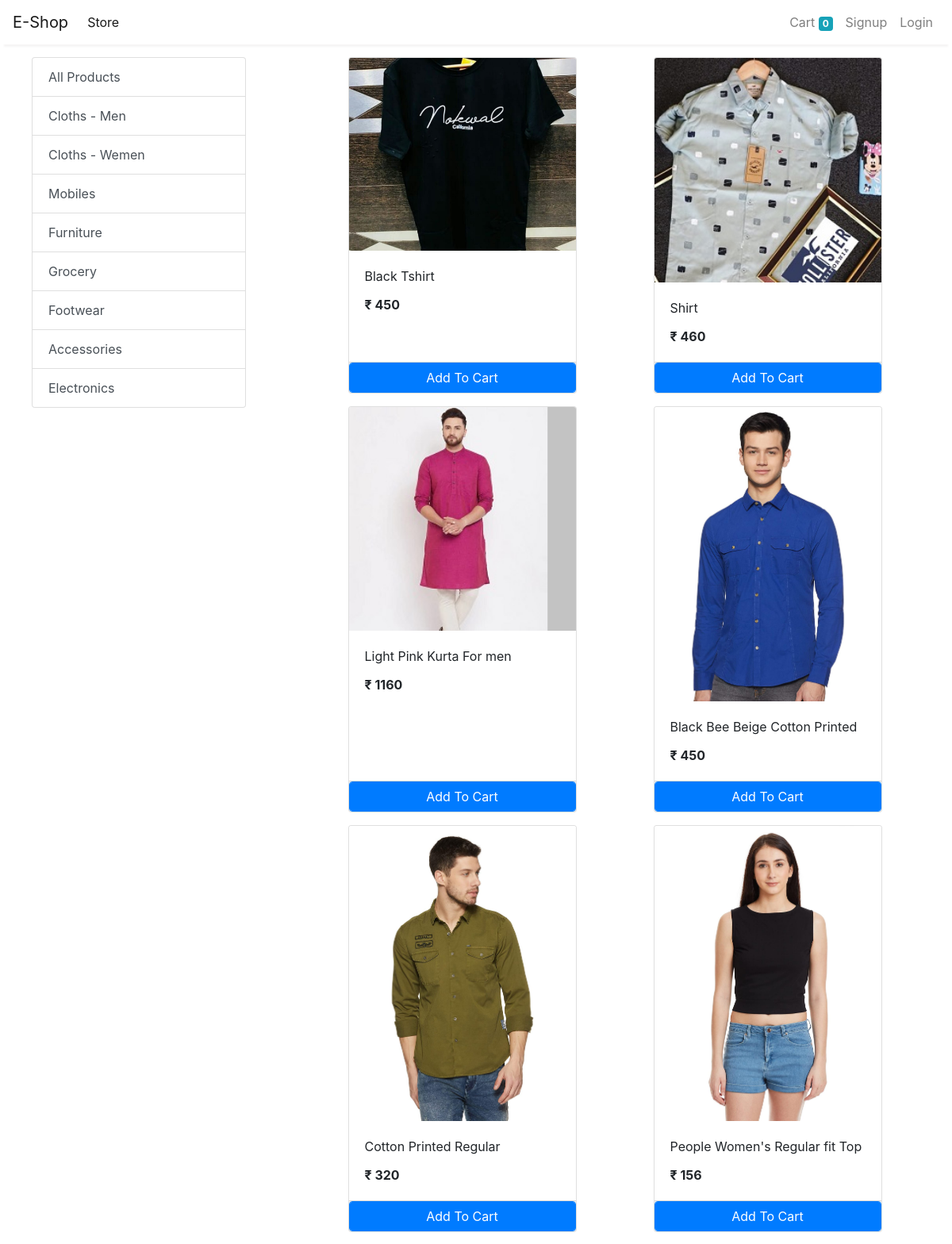
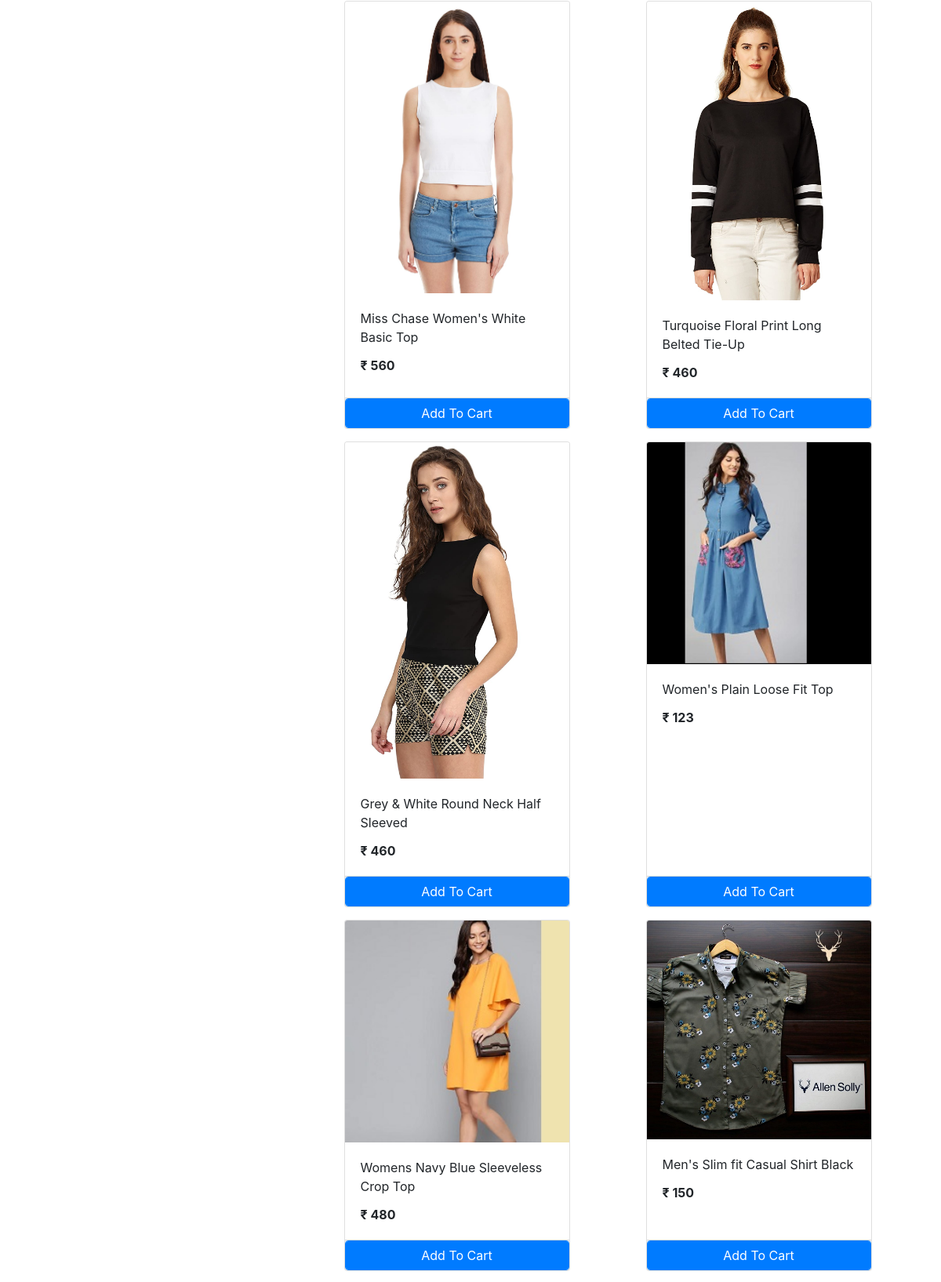
The app's page /store (upper part) with its own data (2 pictures, top to bottom).
### store/models/category.py (models this page shows, shortened)
class Category(models.Model):
    name = models.CharField(max_length=20)
    @staticmethod
    def get_all_categories():
        return Category.objects.all()

### store/models/product.py (models this page shows, shortened)
class Product(models.Model):
    name = models.CharField(max_length=50)
    price = models.IntegerField(default=0)
    category = models.ForeignKey(Category, on_delete=models.CASCADE, default=1)
    description = models.CharField(max_length=200, default='' , null=True , blank=True)
    image = models.ImageField(upload_to='uploads/products/')
    @staticmethod
    def get_all_products():
        return Product.objects.all()

### store/views/home.py (the view)
# urls.py: path('' , include('store.urls'))
def store(request):
    cart = request.session.get('cart')
    if not cart:
        request.session['cart'] = {}
    products = None
    categories = Category.get_all_categories()
    categoryID = request.GET.get('category')
    if categoryID:
        products = Product.get_all_products_by_categoryid(categoryID)
    else:
        products = Product.get_all_products();
    data = {}
    data['products'] = products
    data['categories'] = categories
    print('you are : ', request.session.get('email'))
    return render(request, 'index.html', data)

### store/templatetags/cart.py (called while the page is built)
@register.filter(name='is_in_cart')
def is_in_cart(product  , cart):
    keys = cart.keys()
    for id in keys:
        if int(id) == product.id:
            return True
    return False;

### store/templatetags/custom_filter.py (called while the page is built)
@register.filter(name='currency')
def currency(number):
    return "₹ "+str(number)

### store/templates/index.html (shortened to what this page needs)
{% extends 'base.html' %}
{% block content %}
{% load cart %}
{% load custom_filter %}
<div class="container-fluid mt-3">
	<div class="row">
		<div class="col-lg-3 mx-auto">
			<div class="list-group">
				<a href="/" class="list-group-item list-group-item-action">All Products</a>
				{% for category in categories %}
				<a href="/?category={{category.id}}"
					class="list-group-item list-group-item-action">{{category.name}}</a>
				{% endfor %}
			</div>
		</div>
		<div id='products' class="col-lg-8 mx-auto">
			<div class="row mx-auto">
				{% for product in products %}
				<div class="card mx-auto mb-3" id={{product.id}} style="width: 18rem;">
					<img class="card-img-top"  src="{{product.image.url}}" alt="Card image cap">
					<div class="card-body">
						<p class="card-title">{{product.name}}</p>
						<p class="card-text"><b>{{product.price|currency}}</b></p>
					</div>
					<div class="card-footer p-0 no-gutters">
						{% if product|is_in_cart:request.session.cart %}
						<div class="row no-gutters">
							<form action="/#{{product.id}}" class="col-2 " method="post">
								{% csrf_token %}
								<input hidden type="text" name='product' value='{{product.id}}'>
								<input hidden type="text" name='remove' value='True'>
								<input type="submit" value=" - " class="btn btn-block btn-primary border-right">
							</form>
							<div class="text-center col">{{product|cart_quantity:request.session.cart}} in Cart</div>
							<form action="/#{{product.id}}" class="col-2 " method="post">
								{% csrf_token %}
								<input hidden type="text" name='product' value='{{product.id}}'>
								<input type="submit" value=" + " class="btn btn-block btn-primary border-left">
							</form>
						</div>
						{% else %}
						<form action="/#{{product.id}}" method="POST" class="btn-block">
							<input type="submit" class="float-right btn btn-primary  form-control"
								value="Add To Cart">
						</form>
						{% endif %}
					</div>
				</div>
				{% endfor %}
			</div>
		</div>
	</div>
</div>
{% endblock %}

### records on screen
Category: name "Cloths - Men"
Category: name "Cloths - Wemen"
Category: name "Mobiles"
Category: name "Furniture"
Category: name "Grocery"
Category: name "Footwear"
Category: name "Accessories"
Category: name "Electronics"
Product: {{ product.id }} 1 (drawn), image (picture), name "Black Tshirt", price "₹ 450"
Product: image (picture), name "Shirt", price "₹ 460"
Product: image (picture), name "Light Pink Kurta For men", price "₹ 1160"
Product: image (picture), name "Black Bee Beige Cotton Printed", price "₹ 450"
Product: image (picture), name "Cotton Printed Regular", price "₹ 320"
Product: image (picture), name "People Women's Regular fit Top", price "₹ 156"
Product: image (picture), name "Miss Chase Women's White Basic Top", price "₹ 560"
Product: image (picture), name "Turquoise Floral Print Long Belted Tie-Up", price "₹ 460"
Product: image (picture), name "Grey & White Round Neck Half Sleeved", price "₹ 460"
Product: image (picture), name "Women's Plain Loose Fit Top", price "₹ 123"
Product: image (picture), name "Womens Navy Blue Sleeveless Crop Top", price "₹ 480"
Product: image (picture), name "Men's Slim fit Casual Shirt Black", price "₹ 150"

### other values on screen
{{ request.session.cart.keys|length }} "0"
